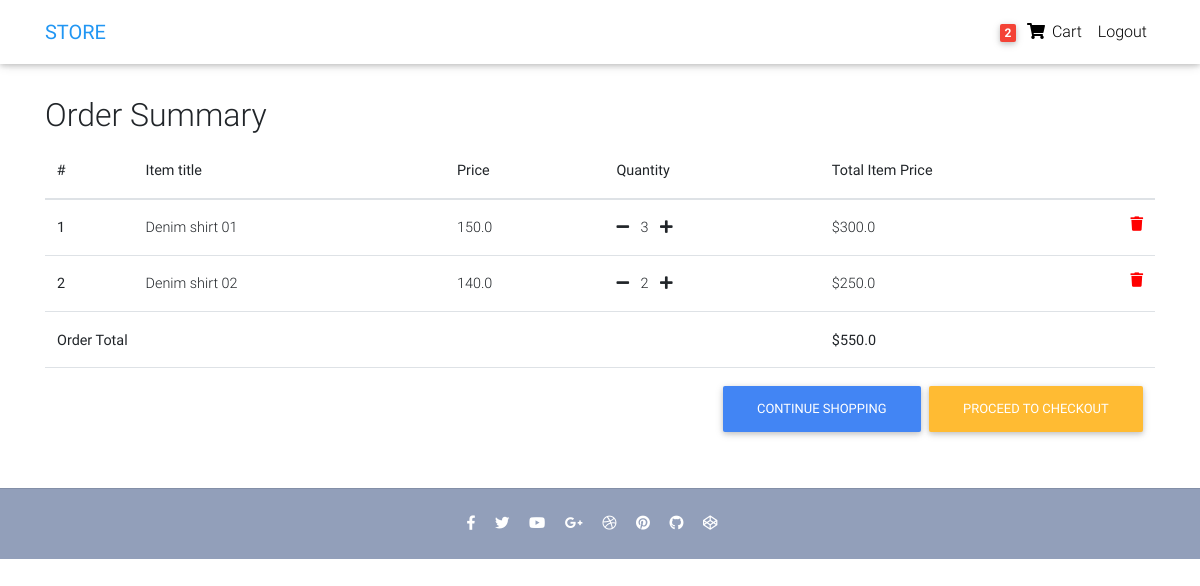
The app's page /order-summary/ (signed in), older data.
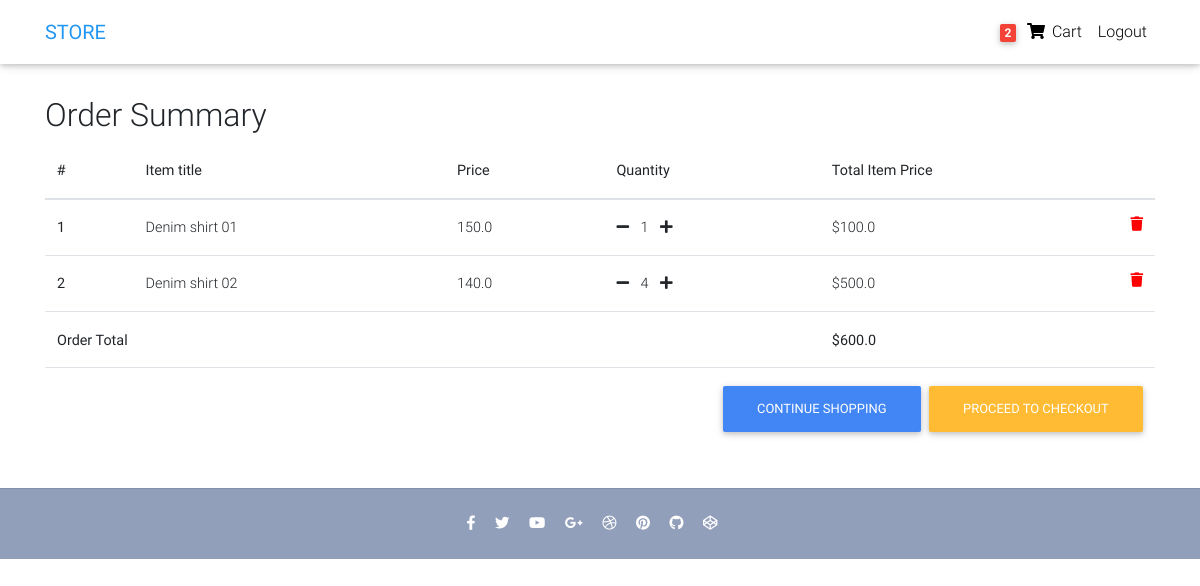
The same page, newer data.
### core/models.py (models this page shows, shortened)
class OrderItem(models.Model):
    user = models.ForeignKey(settings.AUTH_USER_MODEL,
                             on_delete=models.CASCADE)
    ordered = models.BooleanField(default=False)
    item = models.ForeignKey(Item, on_delete=models.CASCADE)
    quantity = models.IntegerField(default=1)
    def get_total_discount_item_price(self):
        return self.quantity * self.item.discount_price
    def get_final_price(self):
        if self.item.discount_price:
            return self.get_total_discount_item_price()
        return self.get_total_item_price()

class Item(models.Model):
    title = models.CharField(max_length=100)
    price = models.FloatField()
    discount_price = models.FloatField(blank=True, null=True)
    category = models.CharField(choices=CATEGORY_CHOICES, max_length=2, blank=True, null=True)
    label = models.CharField(choices=LABEL_CHOICES, max_length=1, blank=True, null=True)
    slug = models.SlugField()
    description = models.TextField()
    image = models.ImageField()

class Order(models.Model):
    user = models.ForeignKey(settings.AUTH_USER_MODEL,
                             on_delete=models.CASCADE)
    ref_code = models.CharField(max_length=20, blank=True, null=True)
    items = models.ManyToManyField(OrderItem)
    start_date = models.DateTimeField(auto_now_add=True)
    ordered_date = models.DateTimeField()
    ordered = models.BooleanField(default=False)
    billing_address = models.ForeignKey(
        'BillingAddress', on_delete=models.SET_NULL, blank=True, null=True)
    payment = models.ForeignKey(
        'Payment', on_delete=models.SET_NULL, blank=True, null=True)
    def get_total(self):
        total = 0
        for order_item in self.items.all():
            total += order_item.get_final_price()
        return total

### core/views.py (the view)
# urls.py: path('order-summary/', OrderSummaryView.as_view(), name='order-summary'),
class OrderSummaryView(LoginRequiredMixin, View):
    def get(self, *args, **kwargs):
        try:
            order = Order.objects.get(user=self.request.user, ordered=False)
            context = {
                'object': order
            }
            return render(self.request, 'order_summary.html', context)
        except ObjectDoesNotExist:
            messages.error(self.request, "You do not have an active order")
            return redirect("/")

### core/templatetags/cart_template_tags.py (called while the page is built)
@register.filter
def cart_item_count(user):
    if user.is_authenticated:
        qs = Order.objects.filter(user=user, ordered=False)
        if qs.exists():
            return qs [0].items.count()
    return 0

### templates/order_summary.html (shortened to what this page needs)
{% extends "base.html" %}
{% block content %}
  <main>
    <div class="container">
    <div class="table-responsive text-nowrap">
    <h2>Order Summary</h2>
    <table class="table">
        <thead>
        <tr>
            <th scope="col">#</th>
            <th scope="col">Item title</th>
            <th scope="col">Price</th>
            <th scope="col">Quantity</th>
            <th scope="col">Total Item Price</th>
        </tr>
        </thead>
        <tbody>
        {% for order_item in object.items.all %}
        <tr>
            <th scope="row">{{ forloop.counter }}</th>
            <td>{{ order_item.item.title }}</td>
            <td>{{ order_item.item.price }}</td>
            <td>
                <a href="{% url 'core:remove-single-item-from-cart' order_item.item.slug %}"><i class="fas fa-minus mr-2"></i></a>
                {{ order_item.quantity }}
                <a href="{% url 'core:add-to-cart' order_item.item.slug %}"><i class="fas fa-plus ml-2"></i></a>
            </td>
            <td>
            {% if order_item.item.discount_price %}
                ${{ order_item.get_total_discount_item_price }}
            {% else %}
                ${{ order_item.get_total_item_price }}
            {% endif %}
            <a style='color: red;' href="{% url 'core:remove-from-cart' order_item.item.slug %}">
                <i class="fas fa-trash float-right"></i>
            </a>
            </td>
        </tr>
        {% endfor %}
        {% if object.get_total %}
        <tr>
            <td colspan="4"><b>Order Total</b></td>
            <td><b>${{ object.get_total }}</b></td>
        </tr>
        <tr>
            <td colspan="5">
            <a class='btn btn-warning float-right ml-2' href='/checkout/'>Proceed to checkout</a>
            <a class='btn btn-primary float-right' href='/'>Continue shopping</a>
            </td>
        </tr>
        {% endif %}
        </tbody>
    </table>
    </div>
    </div>
  </main>
{% endblock content %}

Row changes from the older to the newer data that the page shows:
changed OrderItem "Denim shirt 01": quantity "3" → "1"; get_total_discount_item_price "300.0" → "100.0"
changed OrderItem "Denim shirt 02": quantity "2" → "4"; get_total_discount_item_price "250.0" → "500.0"
changed Order: get_total "550.0" → "600.0"
